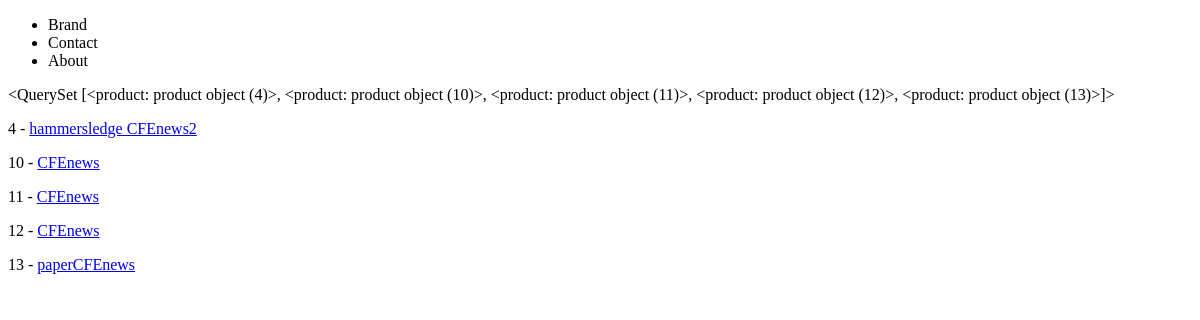
/products/, run on an earlier commit of the app's database.
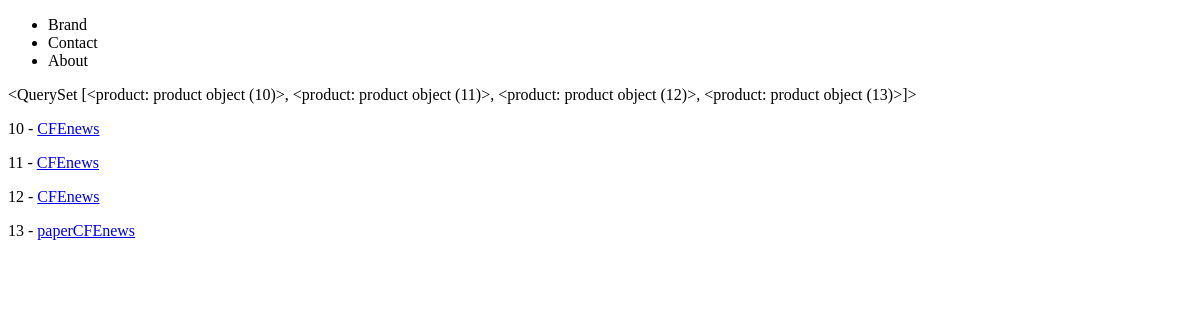
And on a later commit of the database.
### products/models.py (models this page shows)
class product(models.Model):
	title       = models.CharField(max_length=120) # maxlenght=required
	description = models.TextField(blank=True, null=True)
	price       = models.DecimalField(decimal_places=2, max_digits=100)
	summary     = models.TextField(blank=True, null=False)
	featured 	= models.BooleanField(default=False)
	def get_absolute_url(self):
 		return reverse ("products:product-detail", kwargs={"id": self.id})

### products/views.py (the view)
# urls.py: path('', ProductListView.as_view(), name='product-list')
class ProductListView(View):
    template_name = 'products/product_list.html'
    queryset = product.objects.all()
    def get_queryset(self):
        return self.queryset
    def get(self, request, *args, **kwargs):
        context = {'object_list': self.get_queryset()}
        return render(request, self.template_name, context)

### products/templates/products/product_list.html
 {% extends "base.html" %}
{% block content %}
{{ object_list }}
{% for instance in object_list %}
	<p>	{{ instance.id }} - <a href='{{instance.get_absolute_url}}'>{{ instance.title }}</a> </p>
 {% endfor %}
{% endblock %}

What changed in the data, as far as the page shows it:
removed product: id "<QuerySet [<product: product object (4)>, <product: product object (10)>, <product: product object (11)>, <product: product object (12)>, <product: product object (13)>]>", id "4", title "hammersledge CFEnews2"
Also different on the page:
{{ object_list }}: "<QuerySet [<product: product object (4)>, <product: product object (10)>, <product: product object…" → "<QuerySet [<product: product object (10)>, <product: product object (11)>, <product: product object (12)>, <product: product object (13)>]>"
